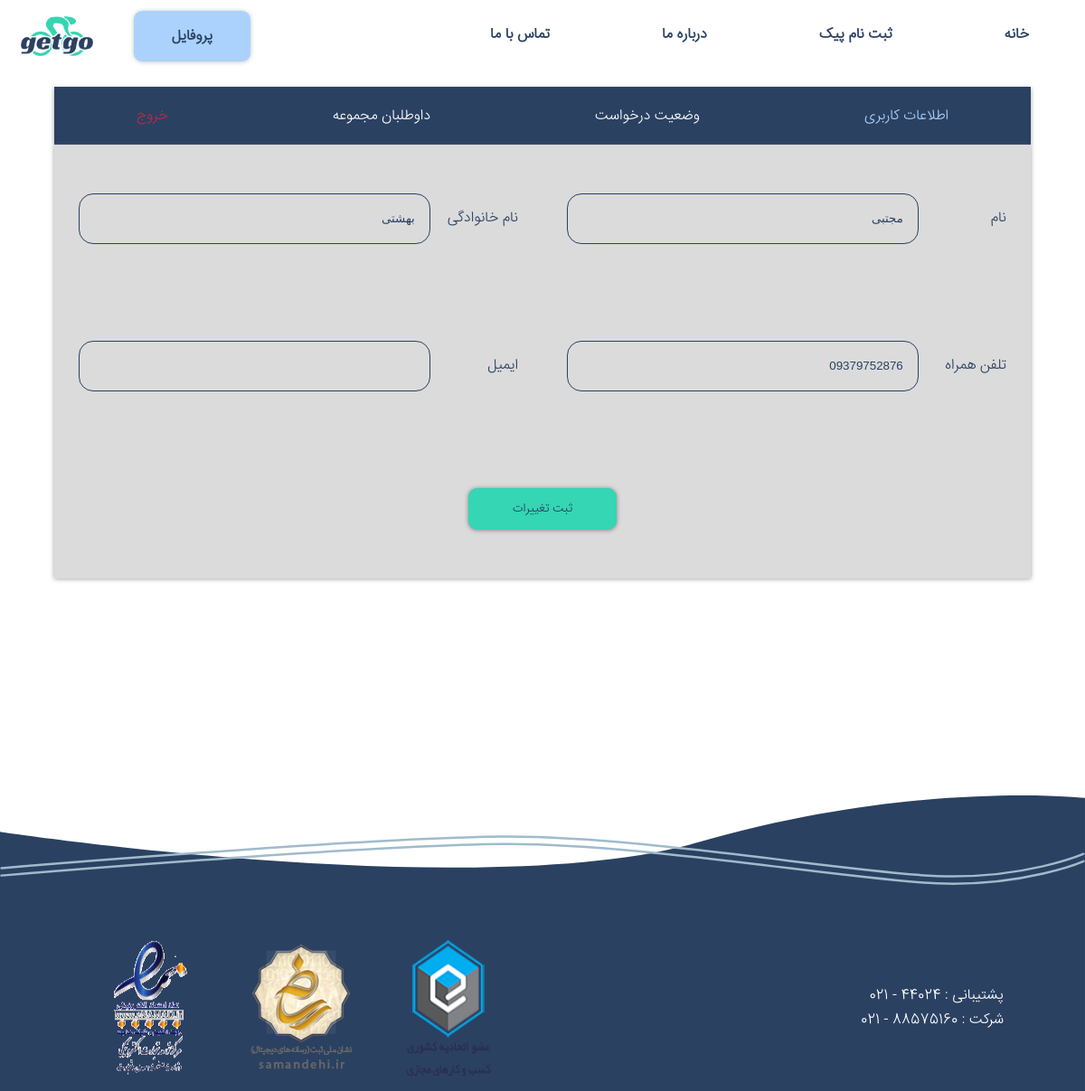
The page /profileManagerInfo/ (signed in) on the database its author committed.
### account/models.py (models this page shows, shortened)
class CustomUser(AbstractBaseUser, PermissionsMixin):
    phone_no = models.CharField(max_length=11, unique=True, validators=[
        RegexValidator(
            regex=r'^\+?1?\d{9,11}$',
            message="Phone number must be in the format: '0999999999'. Up to 11 digits allowed."
        ),
    ])
    first_name = models.CharField(max_length=30)
    last_name = models.CharField(max_length=30)
    is_driver=models.BooleanField(default=False)
    is_active = models.BooleanField(default=True)
    is_staff = models.BooleanField(default=False)
    date_joined = models.DateTimeField(auto_now_add=True)
    USERNAME_FIELD = 'phone_no'
    REQUIRED_FIELDS = ['first_name', 'last_name']
    objects = CustomUserManager()

### pages/views.py (the view, shortened to what this page needs)
# urls.py: path('profileManagerInfo/' , ProfileManagerInfo.as_view() , name='profileManagerInfo'),
class ProfileManagerInfo(UserPassesTestMixin,View):
    def get(self, request):
        return render(request, 'profileManagerInfo.html')
    def test_func(self):
        return self.request.user.is_superuser

### templates/profileManagerInfo.html (shortened to what this page needs)
{% extends 'base.html' %} {% load static %} {% block linkContent %}
<link rel="stylesheet" href="{% static 'css/profileStaffInfoStyle.css' %}" />
<link
  rel="stylesheet"
  href="{% static 'css/profileStaffInfoResponsiveStyle.css' %}"
/>
{% endblock linkContent %}
{% block mainContent %}
<div id="wrapperTotalMenuForProfile">
  <ul id="wrapperMenu">
    <a href="{% url 'profileManagerInfo' %}" style="color: #aad2fc"
      ><li>اطلاعات کاربری</li></a
    >
    <a href="{% url 'profileManagerStatus' %}"><li>وضعیت درخواست</li></a>
    <a href="{% url 'profileManagerVol' %}"><li>داوطلبان مجموعه</li></a>
    <a href="{% url 'logout' %}" style="color: #ba2c46"><li>خروج</li></a>
  </ul>
  <form id="wrapperBodyOfInfo" method="post">
    <div class="wrapperRows">
      <div class="wrapperInputs">
        <label>نام</label>
        <input
          type="text"
          class="inputStyle"
          name="first_name"
          value="{{ user.first_name }}"
        />
      </div>
      <div class="wrapperInputs">
        <label>نام خانوادگی</label>
        <input
          type="text"
          class="inputStyle"
          name="last_name"
          value="{{ user.last_name }}"
        />
      </div>
    </div>
    <div class="wrapperRows">
      <div class="wrapperInputs">
        <label>تلفن همراه</label>
        <input type="text" class="inputStyle" value='{{user.phone_no}}' name='phone_no'/>
      </div>
      <div class="wrapperInputs">
        <label>ایمیل</label>
        <input type="email" class="inputStyle" name="email" value=' {{user.email}} '/>
      </div>
    </div>
    <div class="wrapperbutton">
      <button type="submit" id="saveChangesBtn">ثبت تغییرات</button>
    </div>
  </form>
</div>
{% endblock mainContent %}

### static/css/baseStyle.css (style rules this page uses)
* { padding: 0; margin: 0; box-sizing: border-box; }
:root { --bg-Main: #fff; --bg-Second: #2b4162; --bg-Third: #aad2fc; --btn-Success: #34d6b3; --btn-Warning: #ba2c46; }
body { background-color: var(--bg-Main); font-family: "IranSans"; }

### static/css/profileStaffInfoStyle.css (style rules this page uses)
:root { --bg-Main: #fff; --bg-Second: #2b4162; --bg-Third: #aad2fc; --btn-Success: #34d6b3; --btn-Warning: #ba2c46; }
#wrapperTotalMenuForProfile { width: 100%; margin: 6rem 0 0 0; display: flex; flex-direction: column; justify-content: center; align-items: center; }
#wrapperMenu { width: 90%; height: 4rem; background-color: var(--bg-Second); box-shadow: 0 0.5px 5px rgba(128, 128, 128, 0.763); display: flex; list-style-type: none; justify-content: space-around; align-items: center; }
#wrapperMenu a { color: var(--bg-Main); text-decoration: none; }
#wrapperBodyOfInfo { width: 90%; display: flex; flex-direction: column; justify-content: space-around; background-color: rgb(219, 219, 219); box-shadow: 0 0.5px 5px rgba(128, 128, 128, 0.763); height: 60vh; }
.wrapperRows { width: 100%; display: flex; align-items: center; color: var(--bg-Second); justify-content: space-around; }
.wrapperbutton { width: 100%; display: flex; justify-content: center; align-items: center; }
.wrapperInputs { width: 45%; display: flex; justify-content: space-between; align-items: center; }
.inputStyle { width: 80%; background-color: transparent; border: 1.5px solid var(--bg-Second); border-radius: 1rem; height: 3.5rem; color: var(--bg-Second); padding: 0 1rem 0 0; }
#saveChangesBtn { background-color: var(--btn-Success); color: var(--bg-Second); padding: 0.7rem 3rem; border: 1.5px solid var(--btn-Success); cursor: pointer; border-radius: 0.6rem; box-shadow: 0 0.5px 5px gray; font-family: "IranSans"; transition: 0.3s; }

### rows shown on the page
CustomUser: first_name "مجتبی", last_name "بهشتی", phone_no "09379752876"
